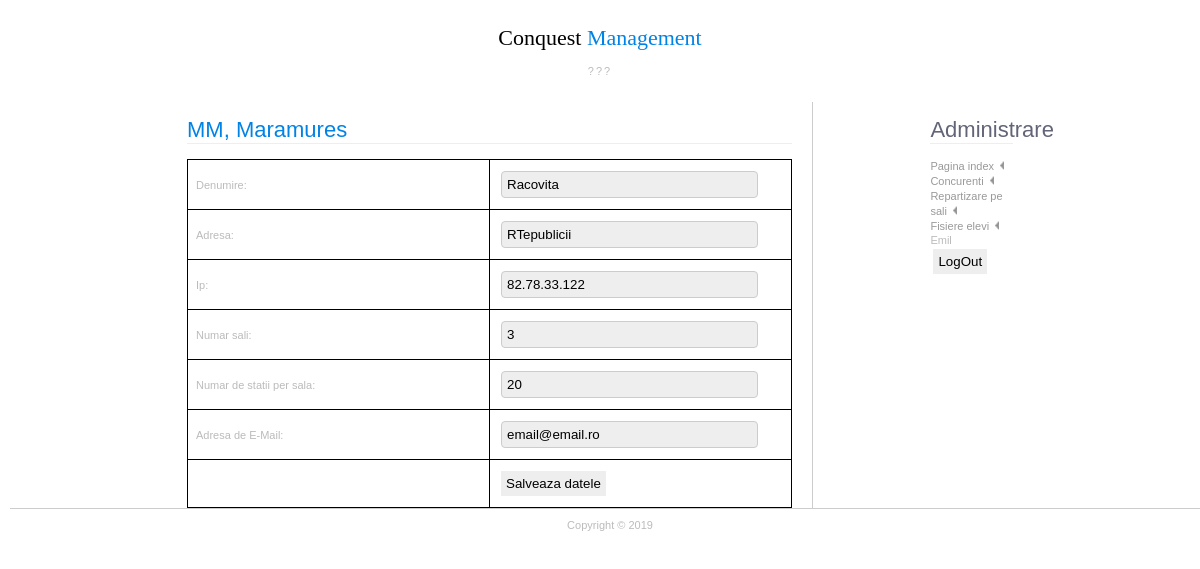
Screenshot of /0825/admin/modi_scoala.php (signed in) with the database file from the repository.
### tables this page shows
CREATE TABLE `zona` (
  `idzona` int(11) NOT NULL,
  `denumire` varchar(20) NOT NULL,
  `prescurtare` varchar(3) NOT NULL,
  `idadmin` int(3) NOT NULL,
  `scoala` varchar(100) NOT NULL,
  `adresa` varchar(1000) NOT NULL,
  `ipscoala` varchar(15) NOT NULL,
  `sali` int(11) NOT NULL,
  `locuri` int(11) NOT NULL
);

CREATE TABLE `admini` (
  `id` int(4) NOT NULL,
  `user` varchar(20) NOT NULL,
  `pass` varchar(40) NOT NULL,
  `ip` varchar(16) NOT NULL,
  `last` date NOT NULL,
  `nume` varchar(100) NOT NULL,
  `prenume` varchar(100) NOT NULL,
  `email` text NOT NULL,
  `zona` int(11) NOT NULL
);

### 0825/admin/modi_scoala.php (the view, shortened to what this page needs)
<!DOCTYPE html PUBLIC "-//W3C//DTD XHTML 1.0 Transitional//EN" "http://www.w3.org/TR/xhtml1/DTD/xhtml1-transitional.dtd">
<html xmlns="http://www.w3.org/1999/xhtml">
<head>
<link href="main.css" rel="stylesheet" type="text/css" />
</head>
<body>
<div id="title">
		<a href="#"><img src="images/header.jpg" alt="" border="0" title="" /></a><br />
		<h1>Conquest<font color="#0183E5"> Management</font></h1>
		<p>
					???
		</p>
</div>
		<div id="container">
				<div id="sidebar">
					<?php
						if(!isset($_COOKIE['u'])) {
							echo '<h1>Autentificare</h1>';
							echo '<p><form action="login.php" method="post">';
							echo 'Utilizator:';
							echo '<input type="text" name="user" />';
							echo 'Parola:';
							echo '<input type="password" name="pass" />';
							echo '<input type="submit" value="LogIn" />';
							echo '</form></p>';
						} else {
							echo '<h1>Administrare</h1>
							<div id="menu">
								<a href="index.php">Pagina index</a><br />
								<a href="concurenti.php">Concurenti</a><br />
								<a href="repartizare.php">Repartizare pe sali</a><br />
								<a href="fisiere_elevi.php">Fisiere elevi</a><br />
				 			 </div>';
							 echo $_COOKIE['prenume'];
							 $id=$_COOKIE['id'];
							 echo '<form action="logout.php" method="post">
								<input type="submit" value="LogOut" /></form>';
						}
					?>
				</div>
				<div id="content">
				<?php
				if(isset($_COOKIE['u']))
				{
					include "dbconect.php";
					$sql = "SELECT * FROM zona WHERE idadmin='$id'";
					$result = $conn->query($sql);
					if ($result->num_rows == 1) {
					while($row = $result->fetch_assoc()) {
						$denumire=$row['denumire'];
						$prescurtare=$row['prescurtare'];
						$scoala=$row['scoala'];
						$adresa=$row['adresa'];
						$ipscoala=$row['ipscoala'];
						$sali=$row['sali'];
						$locuri=$row['locuri'];
					}
					}
					$sql = "SELECT * FROM admini WHERE id = '$id'";
					$result = $conn->query($sql);
					if($result->num_rows > 0)
					{
						while($row = $result->fetch_assoc())
						{
							$email = $row['email'];
						}
					}
					echo '<h1>'.$prescurtare.', '.$denumire.'</h1>';
					echo '<form action="save_scoala.php" method="post">
					<table border="0">
					<tr><td>Denumire:</td><td><input type="text" name="s" value="'.$scoala.'"/></td></tr>
					<tr><td>Adresa:</td><td><input type="text" name="a" value="'.$adresa.'"/></td></tr>
					<tr><td>Ip:</td><td><input type="text" name="i" value="'.$ipscoala.'"/></td></tr>
					<tr><td>Numar sali:</td><td><input type="text" name="sali" value="'.$sali.'"/></td></tr>
					<tr><td>Numar de statii per sala:</td><td><input type="text" name="locuri" value="'.$locuri.'"/></td></tr>
					<tr><td>Adresa de E-Mail:</td><td><input type="text" name="email" value="'.$email.'"/></td></tr>
					<tr><td></td><td><input type="submit"  value="Salveaza datele"/></td></tr>
					</table>';
				}
				else
						echo '<h1>Sectiune administrare</h1>
						<p>
							Pentru administrare trebuie sa fiti autrentificati!
						</p>';
				?>
				</div>
		</div>
<div id="footer">
			Copyright &copy; 2019</div>
</body>
</html>

### 0825/admin/main.css (style rules this page uses)
body { background-color:#FFFFFF; margin:10px; font-family:Verdana, Arial, Helvetica, sans-serif; font-size:11px; color:#bbbbbb; }
a { color:#999999; }
textarea,input,submit { background-color:#eeeeee; padding:5px; border:none; margin:3px; }
h1 { font-family:Georgia, "Times New Roman", Times, serif; font-size:200%; color:#000000; font-weight:normal; }
#title { margin:0 auto 0 auto; text-align:center; margin-bottom:25px; }
#title p { font-variant:small-caps; letter-spacing:2px; }
#container { width:70%; margin:0 auto 0 auto; height: auto; }
#sidebar { width:10%; float:right; }
#sidebar h1 { font-family:"Trebuchet MS", Arial, Verdana; text-align:left; font-size:200%; color:#626477; border-bottom:1px solid #eeeeee; }
#menu { text-align:left; }
#menu a { color:#999999; background-image:url(images/backgrounds/a.jpg); background-position:right; background-repeat:no-repeat; padding-right:10px; line-height:15px; text-decoration:none; }
#content { margin-right:200px; padding-right:20px; border-right:1px solid #cccccc; background-position:left; background-repeat:repeat-y; height: auto; }
#content h1 { font-family:"Trebuchet MS", Arial, Verdana; text-align:left; font-size:200%; color:#0183E5; border-bottom:1px solid #eeeeee; padding-top:15px !important; padding-top:0; }
#content table, th, td { border: 1px solid black; margin:0 auto 0 auto; position: relative; top: auto; width:100%; height: auto; border-collapse: collapse; table-layout: fixed; }
#content input[type=text], select { width: 90%; display: inline-block; border: 1px solid #ccc; border-radius: 4px; box-sizing: border-box; }
table { border-width:5px; border-style:hidden; width: 100%; }
.repartizare th, td { text-align: left; padding: 8px; }
#footer { width:100%; margin:0 auto 0 auto; padding:10px; text-align:center; border-top:1px solid #cccccc; }

### rows the page displays
zona: prescurtare "MM", denumire "Maramures", s "Racovita", a "RTepublicii", i "82.78.33.122", sali "3", locuri "20"
admini: email "email@email.ro"

### other values shown
$_COOKIE['prenume'] "Emil"
